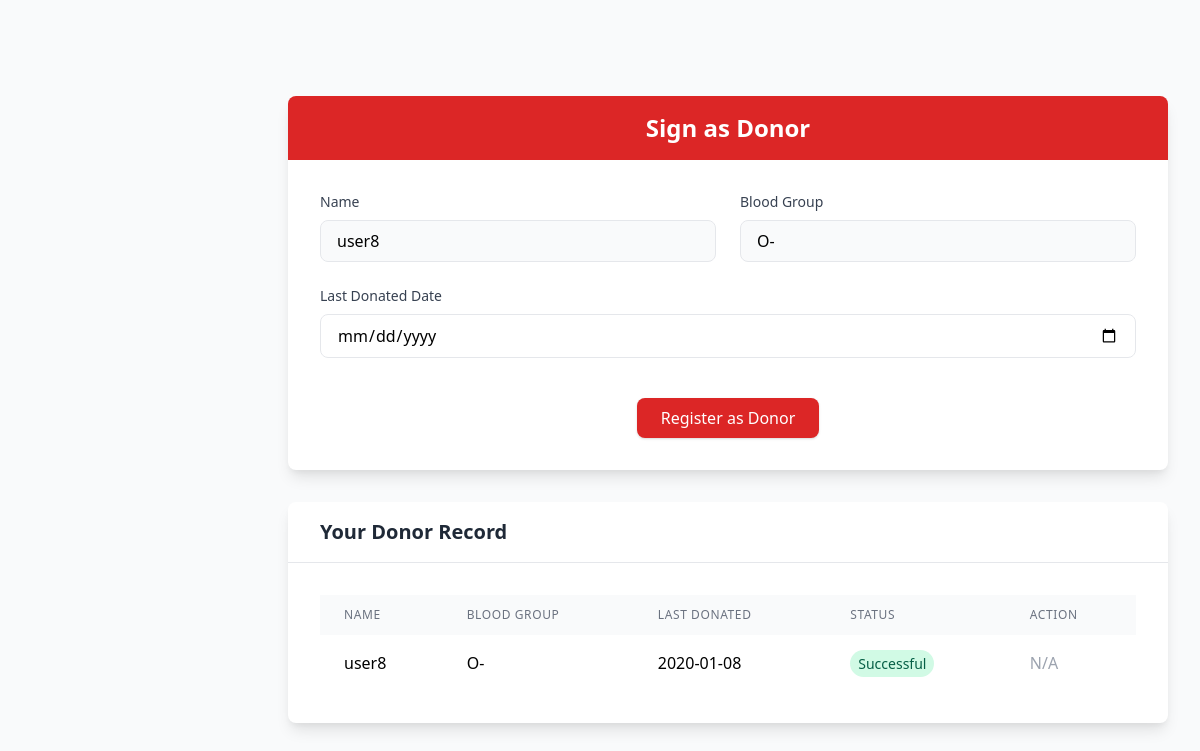
Screenshot of /signdonor.php (signed in) with the database file from the repository.
### tables this page shows
create table users(
    email varchar(255),
    name varchar(255),
    bloodGroup varchar(5),
    phone varchar(13),
    address varchar(255),
    gender varchar(10),
    occupation varchar(255),
    chatId BIGINT,
    image varchar(100), 
    password varchar(255),
    primary key(email)
);

create table bloodbank(
    id INT AUTO_INCREMENT,
    email varchar(255),
    last_donated date,
    name varchar(255),
    bloodGroup varchar(5),
    status varchar(1),
    primary key(id),
    constraint fk_email_bloodbank foreign key(email) references users(email) on delete cascade on update cascade
);

### signdonor.php (the view, shortened to what this page needs)
<?php
$email = $_SESSION['email'];
$query = "SELECT name, bloodGroup FROM users WHERE email='$email'";
$result = mysqli_query($con, $query);
if ($result && mysqli_num_rows($result) > 0) {
    $user = mysqli_fetch_assoc($result);
} else {
    echo "<script>alert('User not found!');</script>";
    echo "<script>window.location.href='login.php';</script>";
    exit;
}
$allowSignAsDonor = false;
$lastStatusQuery = "SELECT status FROM bloodbank WHERE email='$email' ORDER BY last_donated DESC LIMIT 1";
$statusResult = mysqli_query($con, $lastStatusQuery);
if ($statusResult && mysqli_num_rows($statusResult) > 0) {
    $lastStatus = mysqli_fetch_assoc($statusResult)['status'];
    if ($lastStatus == '1') {
        $allowSignAsDonor = true;
    }
} else {
    $allowSignAsDonor = true;
}
?>
<!DOCTYPE html>
<html lang="en">
<head>
    <link href="https://cdn.jsdelivr.net/npm/tailwindcss@2.2.19/dist/tailwind.min.css" rel="stylesheet">
</head>
<body class="bg-gray-50">
    <div class="flex min-h-screen pt-16">
        <main class="flex-1 ml-64 p-8">
            <div class="max-w-4xl mx-auto">
                <div class="bg-white rounded-lg shadow-lg overflow-hidden mb-8">
                    <div class="bg-red-600 px-8 py-4">
                        <h2 class="text-2xl font-bold text-white text-center">Sign as Donor</h2>
                    </div>
                    <div class="p-8">
                        <?php if ($allowSignAsDonor): ?>
                        <form method="POST" action="signdonor.php" class="space-y-6">
                            <div class="grid grid-cols-1 md:grid-cols-2 gap-6">
                                <div class="space-y-2">
                                    <label class="block text-sm font-medium text-gray-700">Name</label>
                                    <input
                                        type="text"
                                        name="name"
                                        value="<?= htmlspecialchars($user['name']); ?>"
                                        class="w-full px-4 py-2 border rounded-lg bg-gray-50"
                                        readonly
                                    >
                                </div>
                                <div class="space-y-2">
                                    <label class="block text-sm font-medium text-gray-700">Blood Group</label>
                                    <input
                                        type="text"
                                        name="bloodGroup"
                                        value="<?= htmlspecialchars($user['bloodGroup']); ?>"
                                        class="w-full px-4 py-2 border rounded-lg bg-gray-50"
                                        readonly
                                    >
                                </div>
                                <div class="space-y-2 md:col-span-2">
                                    <label class="block text-sm font-medium text-gray-700">Last Donated Date</label>
                                    <input
                                        type="date"
                                        name="last_donated"
                                        class="w-full px-4 py-2 border rounded-lg focus:ring-2 focus:ring-red-500 focus:border-red-500"
                                        required
                                    >
                                </div>
                            </div>
                            <div class="flex justify-center pt-4">
                                <button
                                    type="submit"
                                    name="submit"
                                    class="px-6 py-2 bg-red-600 text-white rounded-lg shadow hover:bg-red-700 focus:outline-none focus:ring-2 focus:ring-red-500 focus:ring-offset-2"
                                >
                                    Register as Donor
                                </button>
                            </div>
                        </form>
                        <?php endif; ?>
                    </div>
                </div>
                <div class="bg-white rounded-lg shadow-lg overflow-hidden">
                    <div class="border-b px-8 py-4">
                        <h3 class="text-xl font-semibold text-gray-800">Your Donor Record</h3>
                    </div>
                    <div class="p-8">
                        <?php
                        $record_query = "SELECT * FROM bloodbank WHERE email='$email'";
                        $record_result = mysqli_query($con, $record_query);
                        if ($record_result && mysqli_num_rows($record_result) > 0):
                        ?>
                        <div class="overflow-x-auto">
                            <table class="w-full">
                                <thead>
                                    <tr class="bg-gray-50">
                                        <th class="px-6 py-3 text-left text-xs font-medium text-gray-500 uppercase tracking-wider">Name</th>
                                        <th class="px-6 py-3 text-left text-xs font-medium text-gray-500 uppercase tracking-wider">Blood Group</th>
                                        <th class="px-6 py-3 text-left text-xs font-medium text-gray-500 uppercase tracking-wider">Last Donated</th>
                                        <th class="px-6 py-3 text-left text-xs font-medium text-gray-500 uppercase tracking-wider">Status</th>
                                        <th class="px-6 py-3 text-left text-xs font-medium text-gray-500 uppercase tracking-wider">Action</th>
                                    </tr>
                                </thead>
                                <tbody class="bg-white divide-y divide-gray-200">
                                    <?php while ($record = mysqli_fetch_assoc($record_result)): ?>
                                    <tr>
                                        <td class="px-6 py-4 whitespace-nowrap"><?= htmlspecialchars($record['name']); ?></td>
                                        <td class="px-6 py-4 whitespace-nowrap"><?= htmlspecialchars($record['bloodGroup']); ?></td>
                                        <td class="px-6 py-4 whitespace-nowrap"><?= htmlspecialchars($record['last_donated']); ?></td>
                                        <td class="px-6 py-4 whitespace-nowrap">
                                            <?php
                                            $status_class = '';
                                            $status_text = '';
                                            switch($record['status']) {
                                                case '1':
                                                    $status_class = 'bg-green-100 text-green-800';
                                                    $status_text = 'Successful';
                                                    break;
                                            }
                                            ?>
                                            <span class="px-2 py-1 text-sm rounded-full <?= $status_class ?>">
                                                <?= $status_text ?>
                                            </span>
                                        </td>
                                        <td class="px-6 py-4 whitespace-nowrap">
                                            <?php if ($record['status'] == '0'): ?>
                                                <a
                                                    href="?delete=1&email=<?= htmlspecialchars($record['email']); ?>"
                                                    class="text-red-600 hover:text-red-900"
                                                    onclick="return confirm('Are you sure you want to delete this record?')"
                                                >
                                                    Delete
                                                </a>
                                            <?php else: ?>
                                                <span class="text-gray-400">N/A</span>
                                            <?php endif; ?>
                                        </td>
                                    </tr>
                                    <?php endwhile; ?>
                                </tbody>
                            </table>
                        </div>
                        <?php else: ?>
                            <p class="text-gray-500 text-center py-4">No donor records found.</p>
                        <?php endif; ?>
                    </div>
                </div>
            </div>
        </main>
    </div>
</body>
</html>

### rows the page displays
users: name "user8", bloodGroup "O-"
bloodbank: name "user8", bloodGroup "O-", last_donated "2020-01-08", status "Successful", shows "N/A"
